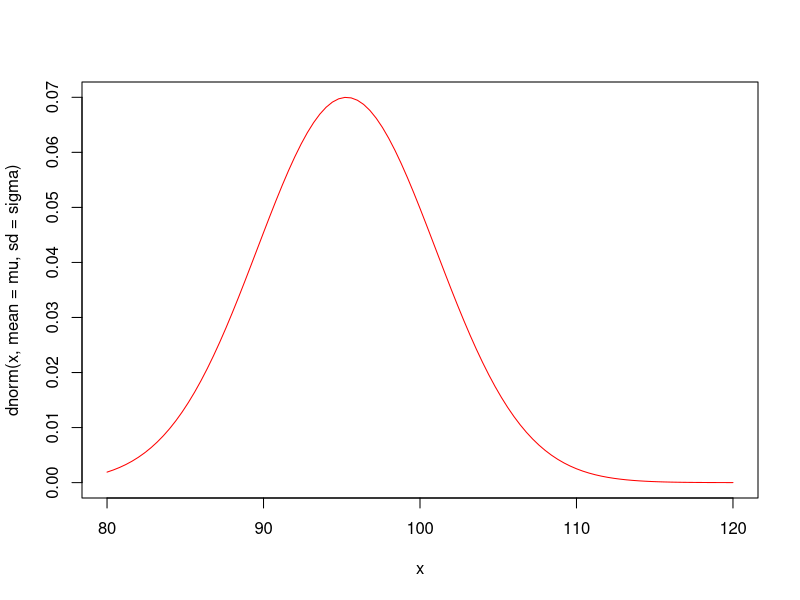

Write R code to recreate this figure. (Note: this script raises an error after producing the figure.)
# prob 1
# tenim en compte que es distribueix de forma normal

mu<- 95.3
sigma<- 5.7

#N -> N(mu,sigma^2)

curve (dnorm(x,mean=mu,sd=sigma),xlim=c(80,120), col='red')     # x valors de barrra   media (mean)    sd(standard deviation)

set.seed()                     # si volguessim els mateixos valors
rnorm(4,mean=mu,sd=sigma)      # simulació. trenquem 4 barres amb aquesta distribució

Y<- function (i) {sum(rnorm(4,mean=mu,sd=sigma))}      # defineixo variable aleatoria 
Y(i)

Y1000<- sapply(1:100000,Y)
mean(Y1000)                       #estimem el valor esperat de trencar 4 barrer inf. vegades

4*mu                            #valor esperat 

hist(Y1000,freq=FALSE)
curve(dnorm(x,4*mu,2*sigma),col='red',add = TRUE )

var100<-100*sigma^2    # tenim una Y amb 100, mu100 = 100mu1   sigma^2 100 = 100*sigma1^2
var100

## apartatc

curve (dnorm(x,mean=mu,sd=sigma),xlim=c(80,120), col='red')             # curva poblacional
1-pnorm(103, mu, sigma)                        #pnorm, area sota la curva

## d

Mm<- function (i) {mean(rnorm(4,mean=mu,sd=sigma))}      # defineixo media muestral 
hist(mm,freq=FALSE)


## e

Ssq<- function (i) {var(rnorm(100,mean=mu,sd=sigma))}      # defineixo variança muestral 
Ssq1000<- sapply(1:100000,Ssq)
hist(Ssq1000,freq=FALSE)

mean(Ssq1000)               


hist(Ssq1000*(100-1)/sigma^2,freq=FALSE)
curve(dchisq(x,100-1),add=TRUE,col='red', freq=FALSE)


